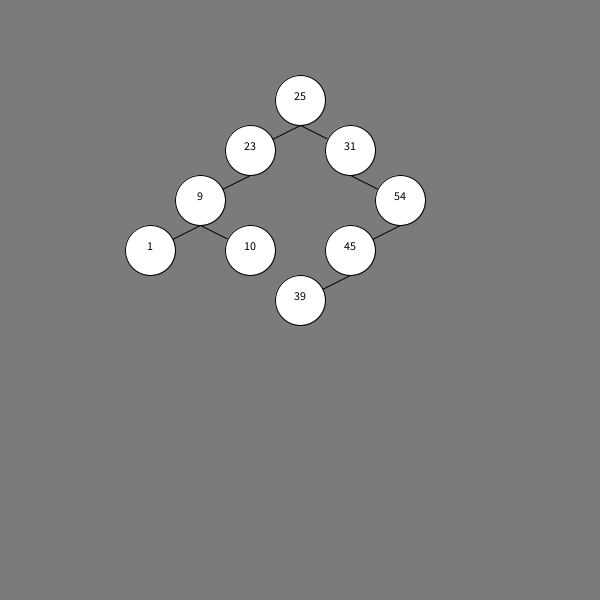
Frame 1 (no input)
Frame 60 (the mouse pressed at the canvas centre just before this capture): identical to frame 1, image omitted
Frame 120 (the mouse held since frame 60 and released just before this capture): identical to frame 1, image omitted

The Processing sketch that drew this single still picture (run headless with seeded random() and noise(); from frame 60 on, the mouse is pressed at the canvas centre):

// Processing sketch: BinaryTree
// ── BinaryTree.pde

Tree tree;

void setup(){
  size(600,600);
  background(123);
  
  tree = new Tree();
  
  int[] data = {1,2,-1,3,5,4};
  
  for(int i=0; i<random(100); i++){
    tree.add((int)random(100));
  }
  
  tree.printTreeDepth(tree.head,width/2,100,width/2,100); //<>//
  
}

void draw(){
}
// ── Node.pde
class Node{
  Node left;  //less than
  Node right; //greater than
  
  int data;
  
  Node(int d){
    data  = d;
    left  = null;
    right = null;
  }
  
}
// ── Tree.pde
class Tree{
  
  Node head;
  
  //adds node to tree 
  void add(int val){
    
    Node node = new Node(val);
    
    if(head == null){
      head = node;
    }else{
      add(node,head);
    }
  }
  
  
  //recursively finds appropriate location for new node, then adds 
  void add(Node node, Node cur){
    //go left if less than go right if less than
    if(node.data < cur.data){
      
      //add node if branch is null
      if(cur.left == null){
        cur.left = node;
        return;
      }
      
      //recurse if not 
      add(node, cur.left);
      
    }else if(node.data >= cur.data){
      
       //add node if branch is null
      if(cur.right == null){
        cur.right = node;
        return;
      }
      
      //recurse if not 
      add(node, cur.right);
    } 
  }
  
  
  //prints entire tree beginning at node, depth first 
  void printTreeDepth(Node node,int a, int b, int x, int y){
    
    if(node == null)
      return;
    
    fill(0);
    line(a,b+25,x,y);
      
    fill(255);
    ellipseMode(CENTER);
    ellipse(x,y,50,50);
    
    fill(0);
    textAlign(CENTER);
    text(node.data,x,y);
    
    
    println(node.data);
    
    printTreeDepth(node.left,  x, y, x-50, y+50);
    printTreeDepth(node.right, x, y, x+50,y+50);
    
  }
  
  //prints entire tree beginning at node, breadth first
  ArrayList<Node> q = new ArrayList();
  
  void printTreeBreadth(Node node){
    
    if(node == null)
      return;
     
     q.add(node);
     
     while(!q.isEmpty()){
       Node n = q.get(0);
       q.remove(0);
       
       println(n.data);
       
       if(n.left  != null) q.add(n.left);
       if(n.right != null) q.add(n.right);
     }   
  }
}
